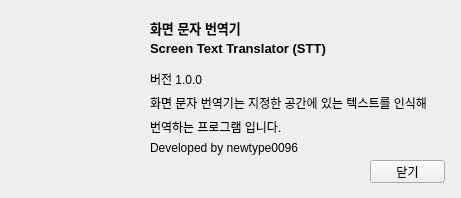
<?xml version="1.0" encoding="UTF-8"?>
<ui version="4.0">
 <class>Form_About</class>
 <widget class="QWidget" name="Form_About">
  <property name="windowModality">
   <enum>Qt::ApplicationModal</enum>
  </property>
  <property name="geometry">
   <rect>
    <x>0</x>
    <y>0</y>
    <width>461</width>
    <height>198</height>
   </rect>
  </property>
  <property name="minimumSize">
   <size>
    <width>461</width>
    <height>198</height>
   </size>
  </property>
  <property name="maximumSize">
   <size>
    <width>461</width>
    <height>198</height>
   </size>
  </property>
  <property name="font">
   <font>
    <pointsize>9</pointsize>
   </font>
  </property>
  <property name="windowTitle">
   <string>화면 문자 번역기 정보</string>
  </property>
  <property name="windowIcon">
   <iconset resource="ScreenTextTranslator.qrc">
    <normaloff>:/ScreenTextTranslator/Logo.jpg</normaloff>:/ScreenTextTranslator/Logo.jpg</iconset>
  </property>
  <widget class="QPushButton" name="pushButton_Close">
   <property name="geometry">
    <rect>
     <x>370</x>
     <y>160</y>
     <width>75</width>
     <height>23</height>
    </rect>
   </property>
   <property name="text">
    <string>닫기</string>
   </property>
  </widget>
  <widget class="QLabel" name="label">
   <property name="geometry">
    <rect>
     <x>20</x>
     <y>40</y>
     <width>111</width>
     <height>111</height>
    </rect>
   </property>
   <property name="text">
    <string/>
   </property>
   <property name="pixmap">
    <pixmap resource="ScreenTextTranslator.qrc">:/ScreenTextTranslator/Logo.jpg</pixmap>
   </property>
   <property name="scaledContents">
    <bool>true</bool>
   </property>
  </widget>
  <widget class="QLabel" name="label_2">
   <property name="geometry">
    <rect>
     <x>150</x>
     <y>20</y>
     <width>291</width>
     <height>16</height>
    </rect>
   </property>
   <property name="font">
    <font>
     <pointsize>10</pointsize>
     <weight>75</weight>
     <bold>true</bold>
    </font>
   </property>
   <property name="text">
    <string>화면 문자 번역기</string>
   </property>
  </widget>
  <widget class="QWidget" name="verticalLayoutWidget">
   <property name="geometry">
    <rect>
     <x>150</x>
     <y>70</y>
     <width>618</width>
     <height>86</height>
    </rect>
   </property>
   <layout class="QVBoxLayout" name="verticalLayout">
    <item>
     <widget class="QLabel" name="label_3">
      <property name="text">
       <string>버전 1.0.0</string>
      </property>
     </widget>
    </item>
    <item>
     <widget class="QLabel" name="label_4">
      <property name="text">
       <string>화면 문자 번역기는 지정한 공간에 있는 텍스트를 인식해 </string>
      </property>
     </widget>
    </item>
    <item>
     <widget class="QLabel" name="label_5">
      <property name="text">
       <string>번역하는 프로그램 입니다.</string>
      </property>
     </widget>
    </item>
    <item>
     <spacer name="verticalSpacer">
      <property name="orientation">
       <enum>Qt::Vertical</enum>
      </property>
      <property name="sizeHint" stdset="0">
       <size>
        <width>20</width>
        <height>40</height>
       </size>
      </property>
     </spacer>
    </item>
   </layout>
  </widget>
  <widget class="QLabel" name="label_6">
   <property name="geometry">
    <rect>
     <x>150</x>
     <y>140</y>
     <width>161</width>
     <height>16</height>
    </rect>
   </property>
   <property name="text">
    <string>Developed by newtype0096</string>
   </property>
  </widget>
  <widget class="QLabel" name="label_7">
   <property name="geometry">
    <rect>
     <x>150</x>
     <y>40</y>
     <width>291</width>
     <height>16</height>
    </rect>
   </property>
   <property name="font">
    <font>
     <pointsize>10</pointsize>
     <weight>75</weight>
     <bold>true</bold>
    </font>
   </property>
   <property name="text">
    <string>Screen Text Translator (STT)</string>
   </property>
  </widget>
  <zorder>pushButton_Close</zorder>
  <zorder>label</zorder>
  <zorder>label_2</zorder>
  <zorder>verticalLayoutWidget</zorder>
  <zorder>label_6</zorder>
  <zorder>label_7</zorder>
  <zorder>label_5</zorder>
 </widget>
 <resources>
  <include location="ScreenTextTranslator.qrc"/>
 </resources>
 <connections>
  <connection>
   <sender>pushButton_Close</sender>
   <signal>clicked()</signal>
   <receiver>Form_About</receiver>
   <slot>close()</slot>
   <hints>
    <hint type="sourcelabel">
     <x>407</x>
     <y>171</y>
    </hint>
    <hint type="destinationlabel">
     <x>228</x>
     <y>95</y>
    </hint>
   </hints>
  </connection>
 </connections>
</ui>
